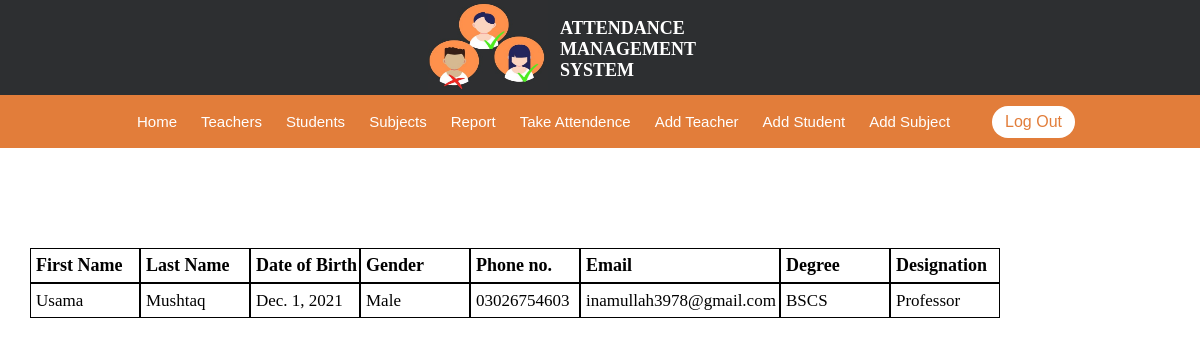
Page /teachers (signed in) on the committed database.
### attendance/models.py (models this page shows, shortened)
class teachers_detail(models.Model):
    boolChoice = (
        ("Male","Male"),("Female","Female")
        )
    first_name = models.CharField(max_length=50)
    last_name = models.CharField(max_length=50)
    date_of_birth = models.DateField()
    gender = models.CharField(max_length=6, choices=boolChoice)
    phone_number = models.CharField(max_length=20)
    email = models.EmailField()
    degree = models.CharField(max_length=100)
    designation = models.CharField(max_length=100)

### attendance/views.py (the view)
# urls.py: path("teachers", views.teacher, name='teacher'),
def teacher(request):
    if request.user.is_anonymous:
        return redirect('/login')
    data = teachers_detail.objects.all()
    tech = {
    "teachers_info": data
    }
    return render(request, 'teacher.html', tech)

### templates/Teacher.html (shortened to what this page needs)
<!DOCTYPE html>
<html lang="en">
<head>
</head>
<body>
    <div class="top">
        <div class="logo">
         <img src="static/logo.jpg" alt="">
        </div>
        <div class="logotext">
            <h2>ATTENDANCE MANAGEMENT SYSTEM </h2>
        </div>
    </div>
    <nav id="navbar">
       <a href="home" class="navigation">Home</a>
        <a href="teachers" class="navigation">Teachers</a>
        <a href="students" class="navigation">Students</a>
        <a href="subjects" class="navigation">Subjects</a>
        <a href="reports" class="navigation">Report</a>
        <a href="takeattendance" class="navigation">Take Attendence</a>
        <a href="addteacher" class="navigation">Add Teacher</a>
        <a href="addstudent" class="navigation">Add Student</a>
        <a href="addsubject" class="navigation">Add Subject</a>
        <a href="logout"><button class="btn"> Log Out</button></a>
    </nav>
    <div class="content">
     <table CELLSPACING=0>
     <tr>
    <th class="table-heading">First Name</th>
    <th class="table-heading">Last Name</th>
    <th class="table-heading">Date of Birth</th>
    <th class="table-heading">Gender</th>
    <th class="table-heading">Phone no.</th>
     <th class="mail">Email</th>
      <th class="table-heading">Degree</th>
    <th class="table-heading">Designation</th>
    </tr>
     </table>
    {% for teacher in teachers_info %}
    <table CELLSPACING=0>
    <tr>
    <td class="row">
     {{teacher.first_name}}
    </td>
    <td class="row">
     {{teacher.last_name}}
    </td>
    <td class="row">
     {{teacher.date_of_birth}}
    </td>
   <td class="row">
     {{teacher.gender}}
    </td>
    <td class="row">
     {{teacher.phone_number}}
    </td>
    <td class="mail-row">
     {{teacher.email}}
    </td>
    <td class="row">
     {{teacher.degree}}
    </td>
     <td class="row">
     {{teacher.designation}}
    </td>
     </tr>
    </table>
    {% endfor %}
     </div>
</body>
</html>

### templates/Teacher.html (style rules this page uses)
* { padding: 0px; margin: 0px; }
body { background-color: white; }
.top { display: flex; justify-content: center; align-content: center; margin: 0px; height: 105px; background-color:rgb(45, 47, 49); }
.logo img { width: 120px; height: 90px; }
.logotext { color: white; font-size: 12px; font-family: 'Playfair Display', serif; width: 200px; padding: 18px 12px; }
#navbar { padding: 10px 0px; background-color: rgb(226, 125, 58); display: flex; justify-content: center; align-content: center; align-items: center; width: 100vw; margin-top: -10px; }
.navigation { font-family: Arial, Helvetica, sans-serif; font-size: 15px; color: white; padding: 8px 12px; text-decoration: none; }
.btn { margin-left: 30px; padding: 7px 13px; font-size: 16px; font-family: Arial, Helvetica, sans-serif; background-color: white; color: rgb(226, 125, 58); border: 2px; border-radius: 20px; text-decoration: none; cursor: pointer; }
.row { width:110px; height:35px; font-size:17px; border:1px solid black; padding-left:5px; box-sizing: border-box; }
.mail-row { width:200px; height:35px; font-size:17px; border:1px solid black; padding-left:5px; box-sizing: border-box; text-wrap:wrap; }
.mail { width:200px; height:35px; font-size:18px; text-align:left; border:1px solid black; padding-left:5px; box-sizing: border-box; }
.table-heading { width:110px; height:35px; font-size:18px; text-align:left; border:1px solid black; padding-left:5px; box-sizing: border-box; }
.content { padding:100px 30px; }

### rows in the picture
teachers_detail: first_name "Usama", last_name "Mushtaq", date_of_birth "Dec. 1, 2021", gender "Male", phone_number "03026754603", email "inamullah3978@gmail.com", degree "BSCS", designation "Professor"
